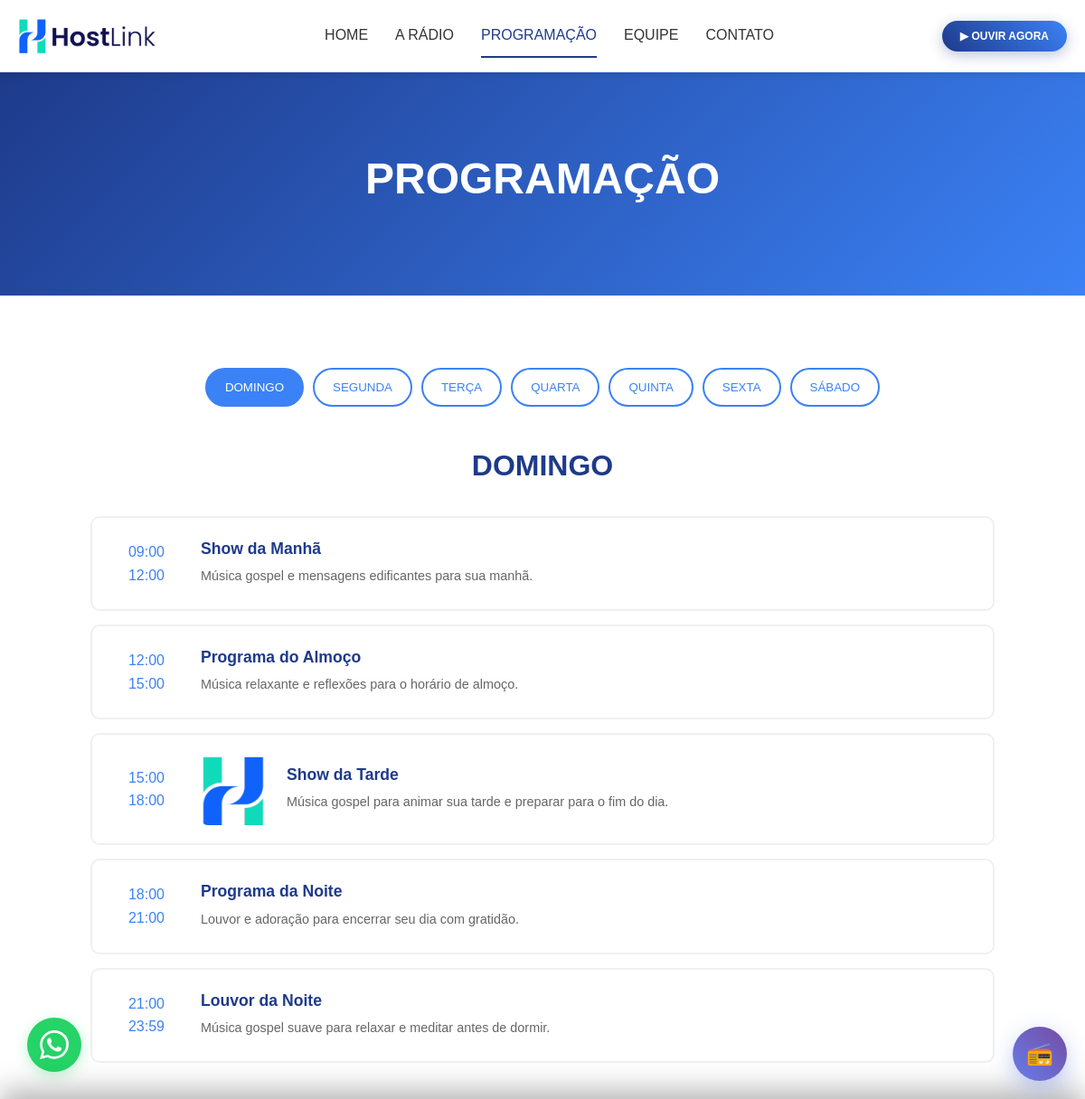
/programacao, run on the app's committed database.
### app.py (models this page shows)
class Configuracao(db.Model):
    id = db.Column(db.Integer, primary_key=True)
    chave = db.Column(db.String(100), nullable=False)
    valor = db.Column(db.Text)
    criado_em = db.Column(db.DateTime, default=datetime.utcnow)

class Programacao(db.Model):
    id = db.Column(db.Integer, primary_key=True)
    dia_semana = db.Column(db.String(20), nullable=False)
    horario_inicio = db.Column(db.Time, nullable=False)
    horario_fim = db.Column(db.Time, nullable=False)
    titulo = db.Column(db.String(100), nullable=False)
    descricao = db.Column(db.Text)
    imagem = db.Column(db.String(255))
    criado_em = db.Column(db.DateTime, default=datetime.utcnow)

### app.py (the view)
@app.route('/programacao')
def programacao():
    config = get_site_config()
    dias_semana = ['DOMINGO', 'SEGUNDA', 'TERÇA', 'QUARTA', 'QUINTA', 'SEXTA', 'SÁBADO']
    programacao_por_dia = {}
    for dia in dias_semana:
        programacao_por_dia[dia] = Programacao.query.filter_by(dia_semana=dia).order_by(Programacao.horario_inicio).all()
    return render_template('programacao.html', config=config, programacao=programacao_por_dia)

### templates/programacao.html (shortened to what this page needs)
{% extends "base.html" %}
{% block content %}
<section class="banner">
    <h1>PROGRAMAÇÃO</h1>
</section>
<section class="programacao">
    <div class="tabs">
        <button class="tab active" data-dia="DOMINGO">DOMINGO</button>
        <button class="tab" data-dia="SEGUNDA">SEGUNDA</button>
        <button class="tab" data-dia="TERÇA">TERÇA</button>
        <button class="tab" data-dia="QUARTA">QUARTA</button>
        <button class="tab" data-dia="QUINTA">QUINTA</button>
        <button class="tab" data-dia="SEXTA">SEXTA</button>
        <button class="tab" data-dia="SÁBADO">SÁBADO</button>
    </div>
    <div class="grade-programacao">
        {% for dia, programas in programacao.items() %}
        <div class="dia-programacao" id="programacao-{{ dia.lower() }}" {% if loop.first %}style="display: block;"{% else %}style="display: none;"{% endif %}>
            <h2>{{ dia }}</h2>
            {% if programas %}
                <div class="programas-lista">
                    {% for programa in programas %}
                    <div class="programa-item">
                        <div class="horario">
                            <span class="inicio">{{ programa.horario_inicio.strftime('%H:%M') }}</span>
                            <span class="fim">{{ programa.horario_fim.strftime('%H:%M') }}</span>
                        </div>
                        <div class="programa-info">
                            {% if programa.imagem %}
                            <img src="{{ programa.imagem }}" alt="{{ programa.titulo }}">
                            {% endif %}
                            <div class="programa-detalhes">
                                <h3>{{ programa.titulo }}</h3>
                                {% if programa.descricao %}
                                <p>{{ programa.descricao }}</p>
                                {% endif %}
                            </div>
                        </div>
                    </div>
                    {% endfor %}
                </div>
            {% else %}
                <div class="sem-programacao">
                    <p>Nenhuma programação cadastrada para este dia.</p>
                </div>
            {% endif %}
        </div>
        {% endfor %}
    </div>
</section>
{% endblock %}

### templates/base.html (shortened to what this page needs)
<!DOCTYPE html>
<html lang="pt-br">
<head>
    <link rel="stylesheet" href="{{ url_for('static', filename='css/styles.css') }}">
    <link rel="stylesheet" href="{{ url_for('static', filename='css/player.css') }}">
</head>
<body>
    <header>
        <img src="{{ config.logo }}" alt="{{ config.nome_site }}" class="logo" onerror="this.style.display='none'; this.nextElementSibling.style.display='block';">
        <nav>
            <a href="{{ url_for('index') }}" {% if request.endpoint == 'index' %}class="active"{% endif %}>HOME</a>
            <a href="{{ url_for('a_radio') }}" {% if request.endpoint == 'a_radio' %}class="active"{% endif %}>A RÁDIO</a>
            <a href="{{ url_for('programacao') }}" {% if request.endpoint == 'programacao' %}class="active"{% endif %}>PROGRAMAÇÃO</a>
            <a href="{{ url_for('equipe') }}" {% if request.endpoint == 'equipe' %}class="active"{% endif %}>EQUIPE</a>
            <a href="{{ url_for('contato') }}" {% if request.endpoint == 'contato' %}class="active"{% endif %}>CONTATO</a>
        </nav>
        <div class="header-buttons">
            <button class="play-now-btn" onclick="window.radioPlayer && window.radioPlayer.togglePlay()">▶ OUVIR AGORA</button>
        </div>
    </header>
    <main>
        {% block content %}{% endblock %}
    </main>
    <a href="https://wa.me/{{ config.whatsapp }}" class="whatsapp-btn" target="_blank">
        <img src="{{ url_for('static', filename='images/social/whatsapp.svg') }}" alt="WhatsApp">
    </a>
</body>
</html>

### static/css/styles.css (style rules this page uses)
* { margin: 0; padding: 0; box-sizing: border-box; }
body { font-family: var(--fonte, 'Roboto'), sans-serif; background-color: #ffffff; color: #333333; line-height: 1.6; }
header { background: white; box-shadow: 0 2px 10px rgba(0,0,0,0.1); padding: 15px 20px; display: flex; justify-content: space-between; align-items: center; position: sticky; top: 0; z-index: 999; }
.logo { height: 50px; width: auto; }
nav { display: flex; gap: 30px; }
nav a { text-decoration: none; color: #333333; font-weight: 500; padding: 10px 0; border-bottom: 2px solid transparent; transition: all 0.3s ease; }
nav a:hover, nav a.active { color: #1e3a8a; border-bottom-color: #1e3a8a; }
.header-buttons { display: flex; gap: 10px; }
.header-buttons button { background: #3b82f6; color: white; border: none; padding: 8px 15px; border-radius: 5px; cursor: pointer; font-size: 12px; transition: all 0.3s ease; }
.play-now-btn { background: linear-gradient(45deg, #1e3a8a, #3b82f6) !important; font-weight: 600 !important; padding: 10px 20px !important; border-radius: 25px !important; box-shadow: 0 4px 15px rgba(30, 58, 138, 0.3) !important; }
.banner { background: linear-gradient(135deg, #1e3a8a, #3b82f6); color: white; text-align: center; padding: 80px 20px; margin-bottom: 40px; }
.banner h1 { font-size: 3rem; font-weight: bold; margin-bottom: 10px; }
.programacao { padding: 40px 20px; }
.tabs { display: flex; justify-content: center; gap: 10px; margin-bottom: 40px; flex-wrap: wrap; }
.tab { background: white; border: 2px solid var(--cor-botoes, #3b82f6); color: var(--cor-botoes, #3b82f6); padding: 12px 20px; border-radius: 25px; cursor: pointer; font-weight: 500; transition: all 0.3s ease; }
.tab:hover, .tab.active { background: var(--cor-botoes, #3b82f6); color: white; }
.horario { color: var(--cor-botoes, #3b82f6); font-weight: 500; }
.grade-programacao { max-width: 1000px; margin: 0 auto; margin-top: 40px; }
.programas-lista { display: flex; flex-direction: column; gap: 15px; }
.programa-item { display: flex; align-items: center; gap: 20px; padding: 20px; border-radius: 10px; border: 2px solid #f0f0f0; transition: all 0.3s ease; position: relative; }
.programa-item .horario { display: flex; flex-direction: column; align-items: center; min-width: 80px; text-align: center; }
.programa-item .programa-info { flex: 1; display: flex; align-items: center; gap: 15px; }
.programa-item .programa-info img { width: 80px; height: 80px; object-fit: cover; border-radius: 8px; flex-shrink: 0; }
.programa-item .programa-detalhes { flex: 1; }
.programa-item .programa-info h3 { color: var(--cor-principal, #1e3a8a); margin-bottom: 5px; font-size: 1.1rem; }
.programa-item .programa-info p { color: #666; margin-bottom: 5px; font-size: 0.9rem; }
.dia-programacao h2 { color: var(--cor-principal, #1e3a8a); text-align: center; margin-bottom: 30px; font-size: 2rem; }
.whatsapp-btn { position: fixed; bottom: 30px; left: 30px; width: 60px; height: 60px; background: #25d366; color: white; border-radius: 50%; display: flex; align-items: center; justify-content: center; text-decoration: none; font-size: 24px; box-shadow: 0 4px 15px rgba(37, 211, 102, 0.3); transition: all 0.3s ease; z-index: 1000; }
.whatsapp-btn img { width: 32px; height: 32px; filter: brightness(0) invert(1); }

### data on the page
Configuracao: logo (picture)
Programacao: horario_inicio "09:00", horario_fim "12:00", titulo "Show da Manhã", descricao "Música gospel e mensagens edificantes para sua manhã."
Programacao: horario_inicio "12:00", horario_fim "15:00", titulo "Programa do Almoço", descricao "Música relaxante e reflexões para o horário de almoço."
Programacao: horario_inicio "15:00", horario_fim "18:00", imagem (picture), titulo "Show da Tarde", descricao "Música gospel para animar sua tarde e preparar para o fim do dia."
Programacao: horario_inicio "18:00", horario_fim "21:00", titulo "Programa da Noite", descricao "Louvor e adoração para encerrar seu dia com gratidão."
Programacao: horario_inicio "21:00", horario_fim "23:59", titulo "Louvor da Noite", descricao "Música gospel suave para relaxar e meditar antes de dormir."

### other printed values
{{ dia }} "DOMINGO"
